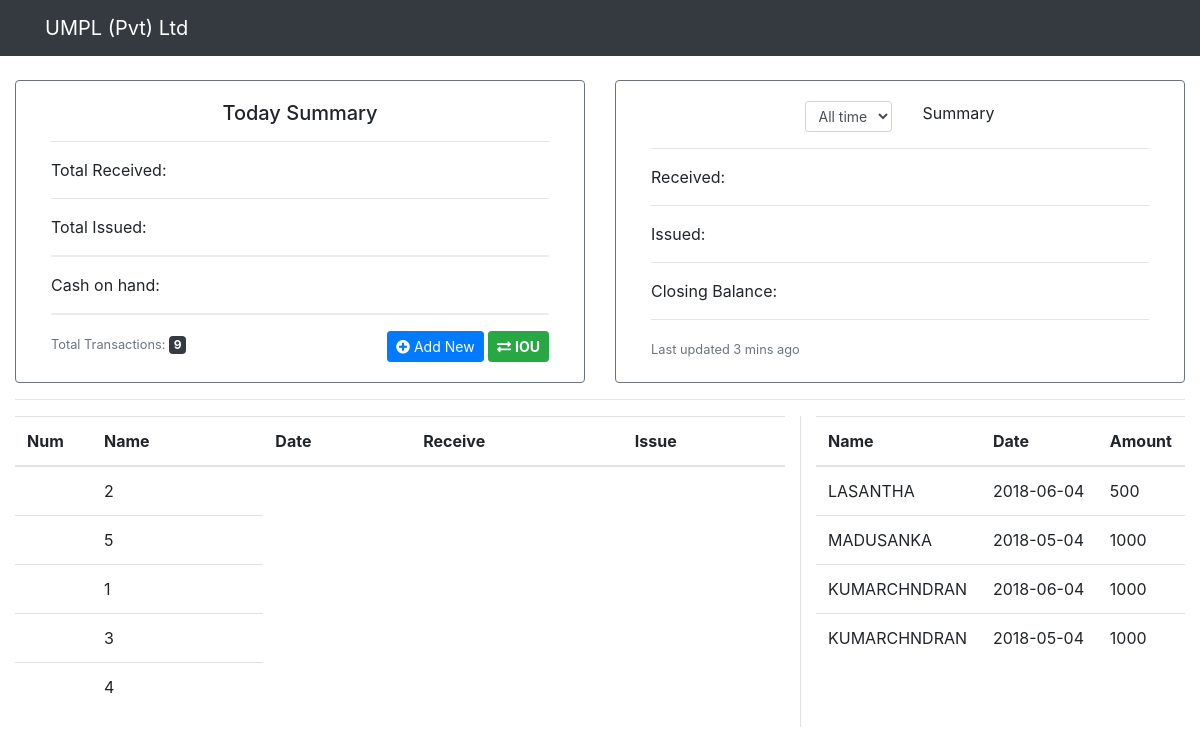
/Rubbish/2018-06-05/cash1.php, run on the app's committed database.
### tables this page shows
CREATE TABLE IF NOT EXISTS `cash` (
  `c_id` int(11) NOT NULL AUTO_INCREMENT,
  `c_no` int(16) NOT NULL,
  `c_name` varchar(64) NOT NULL,
  `c_date` date NOT NULL,
  `c_receive` int(11) NOT NULL,
  `c_issue` int(11) NOT NULL,
  PRIMARY KEY (`c_id`)
);

CREATE TABLE IF NOT EXISTS `iou` (
  `i_id` int(11) NOT NULL AUTO_INCREMENT,
  `i_emp` int(11) NOT NULL,
  `i_date` date NOT NULL,
  `i_amt` int(11) NOT NULL,
  PRIMARY KEY (`i_id`)
);

### Rubbish/2018-06-05/cash1.php (the view, shortened to what this page needs)
<!DOCTYPE html>
<html>
<head>
    <link rel="stylesheet" href="css/bootstrap.min.css">
    <link rel="stylesheet" href="css/bootstrap-datepicker.standalone.css">
    <link rel="stylesheet" href="css/fontawesome-all.css">
    <link rel="stylesheet" href="https://cdn.datatables.net/1.10.16/css/dataTables.bootstrap4.min.css">
    <link rel="stylesheet" href="css/custom.css">
</head>
<body>
<nav class="navbar navbar-expand-md navbar-dark bg-dark bg-faded">
	<div class="container">
		<a class="navbar-brand" href="#">UMPL (Pvt) Ltd</a>
	</div>
</nav>
<div class="container-fluid py-4">
<div class="card-deck">
    <div class="card col-md-6 border-secondary">
    <div class="card-body">
      <h5 class="card-title text-center">Today Summary</h5>
      <hr>
      <p class="card-text">Total Received:
      <span id="received" class="float-right"></span></p>
	  <hr>
      <p class="card-text">Total Issued:
      <span id="issued" class="float-right"></span></p>
	 <div class="progress mb-3" style="height: 2px;">
	</div>
      <p class="card-text">Cash on hand:
      <span  id="balance" class="float-right"></span></p>
		<div class="progress mb-3" style="height: 2px;">
		</div>
      <p class="card-text"><small class="text-muted">Total Transactions: </small> <span class="badge badge-dark">9</span>
		  <span class="float-right">
			  <button type="button" class="btn btn-sm btn-primary" data-toggle="modal" data-target="#cash_modal"><i class="fas fa-plus-circle"></i> Add New</button>
			  <button type="button" class="btn btn-sm btn-success" data-toggle="modal" data-target="#iou_modal"><i class="fas fa-exchange-alt"></i> <b>IOU</b></button>
		  </span>
      </p>
    </div>
  </div>
  <div class="card col-md-6 border-secondary">
    <div class="card-body">
	 <form class="form-inline justify-content-center">
		<div class="row">
	 	<div class="col">
			<select class="form-control form-control-sm" id="monthx">
			  <option value="0" selected>All time</option>
			</select>
		 </div>
		  <div class="col">
			<label class="card-title">Summary</label>
		 </div>
		 </div>
	</form>
      <hr>
      <p class="card-text">Received:
      	<span id="t_received" class="float-right"></span></p>
	  <hr>
      <p class="card-text">Issued:
      	<span id="t_issued" class="float-right"></span></p>
      <hr>
      <p class="card-text">Closing Balance:
      	<span id="t_balance" class="float-right"></span></p>
      <hr>
      <p class="card-text"><small class="text-muted">Last updated 3 mins ago</small></p>
    </div>
  </div>
</div>
<hr />
<div class="row">
	<div class="col-md-8 col-sm-12">
		<table class="table">
		  <thead>
			<tr>
			  <th scope="col" width="10%">Num</th>
			  <th scope="col">Name</th>
			  <th scope="col">Date</th>
			  <th scope="col">Receive</th>
			  <th scope="col">Issue</th>
			</tr>
		  </thead>
		  <tbody>
		<?php
		include_once("inc/db.php");
			$tb_cash = "SELECT
				`c_no`,
				`c_name`,
				`c_date`,
				`c_receive`,
				`c_issue`
			FROM
				`cash`
			ORDER BY
				`c_date`
			DESC
				";
			$tb_cash_query 	= mysqli_query($connection, $tb_cash);
			$tb_cash_count	= mysqli_num_rows($tb_cash_query);
			if($tb_cash_count > 0){
				while($result  = mysqli_fetch_assoc($tb_cash_query)){
					echo '<td>'.$result["c_id"].'</td>';
					echo '<td>'.$result["c_no"].'</td></tr>';
				}
			}
		?>
		  </tbody>
		</table>
	</div>
	<div class="border-left col-md-4 col-sm-12">
		<table class="table">
		  <thead>
			<tr>
			  <th scope="col">Name</th>
			  <th scope="col">Date</th>
			  <th scope="col">Amount</th>
			</tr>
		  </thead>
		  <tbody>
		 <?php
		include_once("inc/db.php");
			$tb_iou = "SELECT `i_emp`,`i_date`,`i_amt` FROM `iou`";
			$tb_iou_query 	= mysqli_query($connection, $tb_iou);
			$tb_iou_count	= mysqli_num_rows($tb_iou_query);
			if($tb_iou_count > 0){
				while($result  = mysqli_fetch_assoc($tb_iou_query)){
					$emp_sql = "SELECT substring_index(emp_name, ' ', -1) as lastname FROM emp WHERE etf_no='".$result["i_emp"]."'";
					$emp_qry = mysqli_query($connection, $emp_sql);
					while($res = mysqli_fetch_assoc($emp_qry)){
						echo '<tr><td>'.$res["lastname"].'</td>';
					};
					echo '<td>'.$result["i_date"].'</td>';
					echo '<td>'.$result["i_amt"].'</td></tr>';
				}
			}
		?>
		  </tbody>
		</table>
	</div>
</div>
</div>
</body>
</html>

### data on the page
cash: c_no "2"
cash: c_no "5"
cash: c_no "1"
cash: c_no "3"
cash: c_no "4"
iou: lastname "LASANTHA", i_date "2018-06-04", i_amt "500"
iou: lastname "MADUSANKA", i_date "2018-05-04", i_amt "1000"
iou: lastname "KUMARCHNDRAN", i_date "2018-06-04", i_amt "1000"
iou: lastname "KUMARCHNDRAN", i_date "2018-05-04", i_amt "1000"
